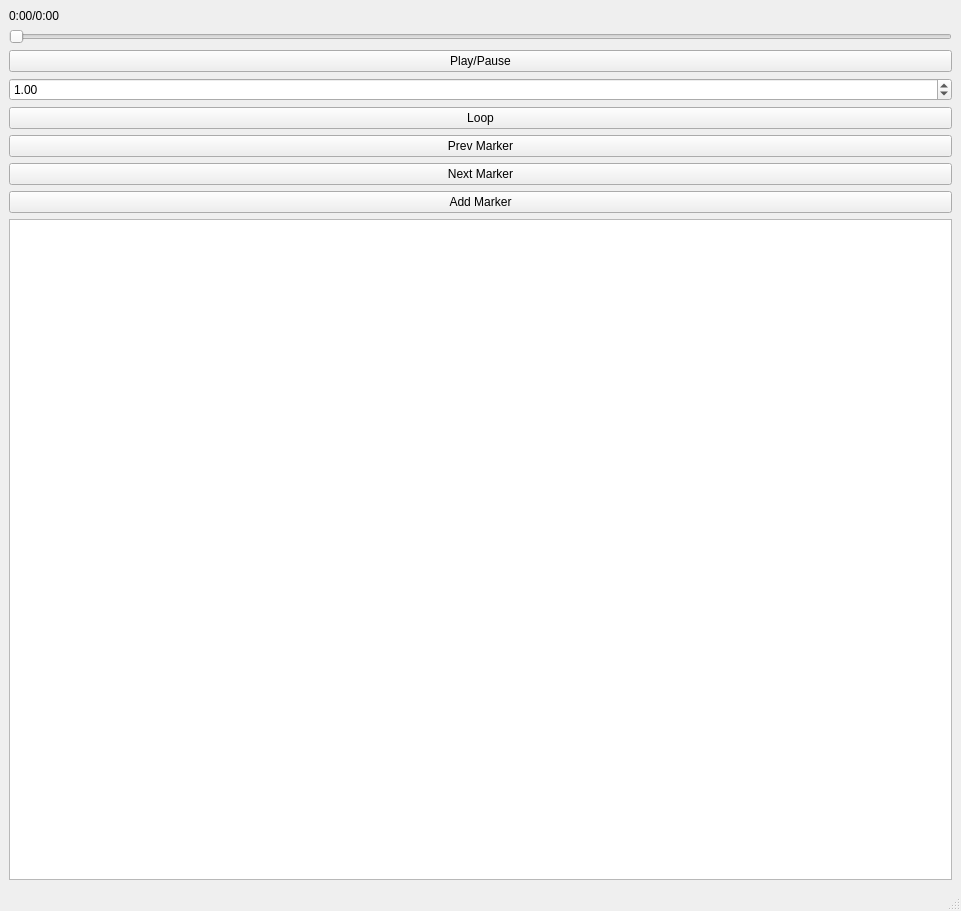
<?xml version="1.0" encoding="UTF-8"?>
<ui version="4.0">
 <class>MainWindow</class>
 <widget class="QMainWindow" name="MainWindow">
  <property name="geometry">
   <rect>
    <x>0</x>
    <y>0</y>
    <width>961</width>
    <height>911</height>
   </rect>
  </property>
  <property name="windowTitle">
   <string>MainWindow</string>
  </property>
  <widget class="QWidget" name="centralwidget">
   <layout class="QVBoxLayout" name="verticalLayout_2">
    <item>
     <layout class="QVBoxLayout" name="verticalLayout">
      <item>
       <widget class="QLabel" name="timeLabel">
        <property name="text">
         <string>0:00/0:00</string>
        </property>
        <property name="scaledContents">
         <bool>false</bool>
        </property>
       </widget>
      </item>
      <item>
       <widget class="QSlider" name="positionSlider">
        <property name="orientation">
         <enum>Qt::Orientation::Horizontal</enum>
        </property>
       </widget>
      </item>
      <item>
       <widget class="QPushButton" name="pausePlayButton">
        <property name="text">
         <string>Play/Pause</string>
        </property>
       </widget>
      </item>
      <item>
       <widget class="QDoubleSpinBox" name="speedControl">
        <property name="maximum">
         <double>2.000000000000000</double>
        </property>
        <property name="singleStep">
         <double>0.100000000000000</double>
        </property>
        <property name="value">
         <double>1.000000000000000</double>
        </property>
       </widget>
      </item>
      <item>
       <widget class="QPushButton" name="loopButton">
        <property name="text">
         <string>Loop</string>
        </property>
       </widget>
      </item>
     </layout>
    </item>
    <item>
     <widget class="QPushButton" name="prevMarkerButton">
      <property name="text">
       <string>Prev Marker</string>
      </property>
     </widget>
    </item>
    <item>
     <widget class="QPushButton" name="nextMarkerButton">
      <property name="text">
       <string>Next Marker</string>
      </property>
     </widget>
    </item>
    <item>
     <widget class="QPushButton" name="addMarkerButton">
      <property name="text">
       <string>Add Marker</string>
      </property>
     </widget>
    </item>
    <item>
     <widget class="QListWidget" name="markerList"/>
    </item>
   </layout>
  </widget>
  <widget class="QMenuBar" name="menubar">
   <property name="geometry">
    <rect>
     <x>0</x>
     <y>0</y>
     <width>961</width>
     <height>30</height>
    </rect>
   </property>
  </widget>
  <widget class="QStatusBar" name="statusbar"/>
 </widget>
 <resources/>
 <connections/>
</ui>
